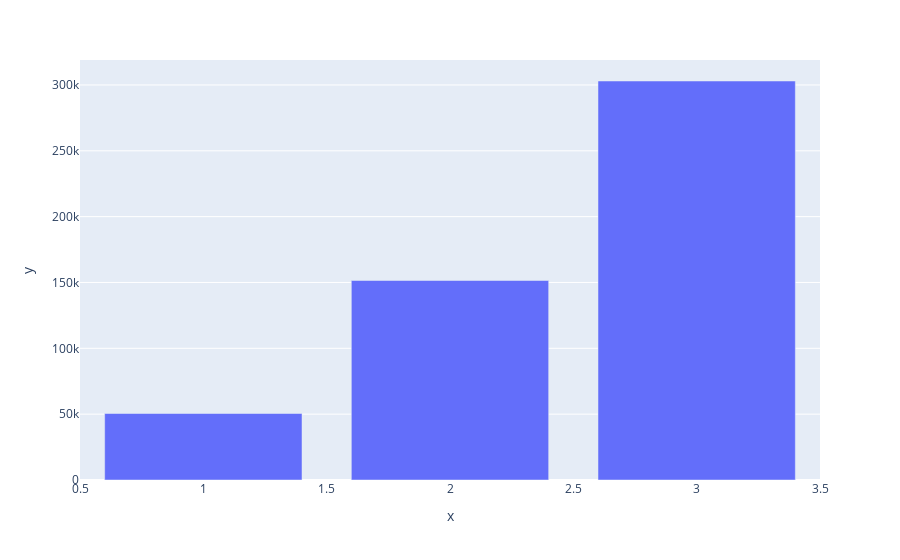

Write notebook code for a chart like this one.
### Code cell
px.bar(este_ultimo, x = x, y = y)

### Figure 1 — Plotly figure (JSON) as saved in the notebook; plotly's stock layout.template omitted (floating-point values rounded to 4 significant figures)
{"data": [{"alignmentgroup": "True", "hovertemplate": "x=%{x}<br>y=%{y}<extra></extra>", "legendgroup": "", "marker": {"color": "#636efa", "pattern": {"shape": ""}}, "name": "", "offsetgroup": "", "orientation": "v", "showlegend": false, "textposition": "auto", "type": "bar", "x": [1, 2, 3], "xaxis": "x", "y": [50500, 151500, 303000], "yaxis": "y"}], "layout": {"barmode": "relative", "legend": {"tracegroupgap": 0}, "margin": {"t": 60}, "xaxis": {"anchor": "y", "domain": [0, 1], "title": {"text": "x"}}, "yaxis": {"anchor": "x", "domain": [0, 1], "title": {"text": "y"}}}}
